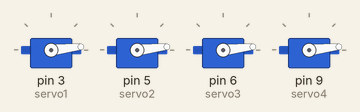
Bench run of a sketch on a simulated Arduino Uno, built with avr-gcc and run on an emulated ATmega328P. On the bench: 4 × servo. At 3.7 s the program stops and its outputs stay as they are.

Above: at 0.05 s.
At 0.25 s:
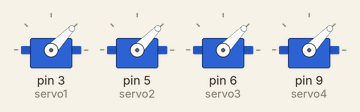
At 0.45 s:
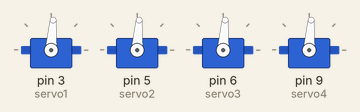
At 0.9 s:
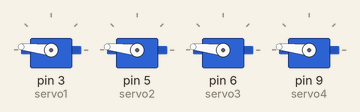
At 1.2 s:
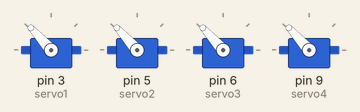
At 1.75 s:
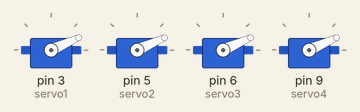
Timing chart, 0 to 4.3 s (numbered marks = the images above):
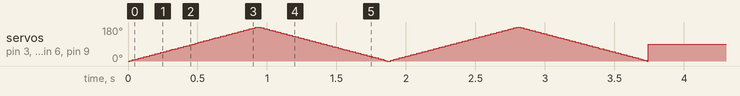

The sketch:

foue_sevro_motors1.ino
```cpp
#include <Servo.h>

Servo servo1, servo2, servo3, servo4;

void setup() {
  servo1.attach(3);
  servo2.attach(5);
  servo3.attach(6);
  servo4.attach(9);
}

void moveAll(int angle) {
  servo1.write(angle);
  servo2.write(angle);
  servo3.write(angle);
  servo4.write(angle);
}

void loop() {

  if (millis() <= 2000) {

    for (int angle = 0; angle <= 180; angle += 2) {
      moveAll(angle);
      delay(10);
    }

    for (int angle = 180; angle >= 0; angle -= 2) {
      moveAll(angle);
      delay(10);
    }

  } else {

    moveAll(90);

    while (true) {
    }

  }
}
```
